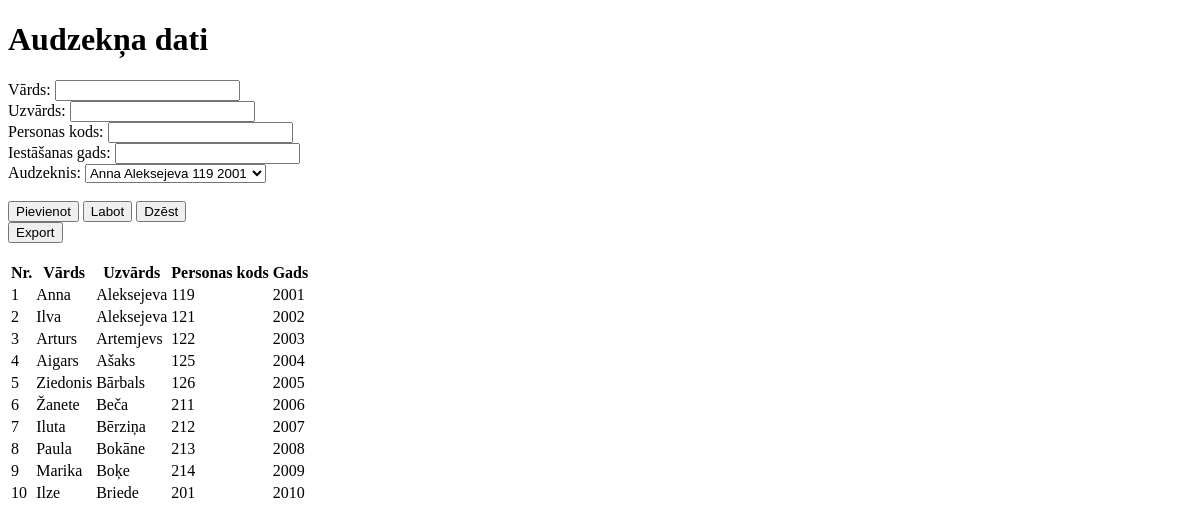
Screenshot of /Pages/students_page.php with the database file from the repository.
### tables this page shows
CREATE TABLE students(
	id_student INT AUTO_INCREMENT PRIMARY KEY,
	firstName VARCHAR(40) NOT NULL,
	lastName VARCHAR(40) NOT NULL,
	codes VARCHAR(12) NOT NULL,
	years VARCHAR(4) NOT NULL);

### services/students_service.php (called while the page is built, shortened)
<?php
    class StudentsService{
        private $table = "students";
        public function getAllStudents($conn):array{
            $sql = "SELECT * FROM ".$this->table;
            $students = array();
            $result = $conn->query($sql);
            while($row = $result->fetch_object()){
                $id = (int)$row->id_student;
                $fName = $row->firstName;
                $lName = $row->lastName;
                $code = (int)$row->codes;
                $year = (int)$row->years;
                $this->student = new Students($fName, $lName, $code,$year);
                $this->student->setID($id);
                array_push($students, $this->student);
            }
            return $students;
        }
    }
?>

### data/students.php (called while the page is built, shortened)
<?php
    class Students{
        private $firstName;
        private $lastName;
        private $codes;
        private $years;
        public function __construct($firstName, $lastName,String $codes,$years){
            $this->firstName = $firstName;
            $this->lastName = $lastName;
            $this->codes = $codes;
            $this->years = $years;
        }
        public function getFirstName(){
            return $this->firstName;
        }
        public function getLastName(){
            return $this->lastName;
        }
        public function getCodes()
        {
                return $this->codes;
        }
        public function getYears()
        {
                return $this->years;
        }
    }
?>

### Pages/students_page.php (the view, shortened to what this page needs)
<!doctype html>
<html>
    <head>
        <link rel="stylesheet" href="css/style.css" />
        <?php
         include_once('extras/includes.php');
            $studentsService = new StudentsService();
        ?>
    </head>
    <body>
            <h1>Audzekņa dati</h1>
            <form method="get">
                Vārds: <input type="text" name="fname"  /><br>
                Uzvārds: <input type="text" name="lname"  /><br>
                Personas kods: <input type="text" name="code"/> </br>
                Iestāšanas gads: <input type="text" name="year"/><br>
                Audzeknis: <select name="student" >
                    <?php
                        $students = $studentsService->getAllStudents($conn);
                        foreach($students as $s){
                            $fName = $s->getFirstName();
                            $lName = $s->getLastName();
                            $code = $s->getCodes();
                            $year = $s->getYears();
                            echo "<option>$fName $lName $code $year</option>";
                        }
                    ?>
                </select>
                <br>
                <br>
                <input type="submit" name="newStudents" value="Pievienot" />
                <input type="submit" name="editStudents" value="Labot" />
                <input type="submit" name="deleteStudents" value="Dzēst" />
            </form>
            <form method="post" action="extras/export_students.php">
             <input type="submit" name="export" class="btn btn-success" value="Export" />
            </form>
            <br>
            <table >
                <tr>
                    <th>Nr.</th>
                    <th>Vārds</th>
                    <th>Uzvārds</th>
                    <th>Personas kods</th>
                    <th>Gads</th>
                </tr>
                <?php
                    $students = $studentsService->getAllStudents($conn);
                    $i = 1;
                    foreach($students as $s){
                        $fName = $s->getFirstName();
                        $lName = $s->getLastName();
                        $code = $s->getCodes();
                        $year = $s->getYears();
                        echo "<tr>
                                <td>$i</td>
                                <td>$fName</td>
                                <td>$lName</td>
                                <td>$code</td>
                                <td>$year</td>
                            </tr>";
                        $i++;
                    }
                ?>
            </table>
    </body>
    </html>

### rows the page displays
students: firstName "Anna", lastName "Aleksejeva", codes "119", years "2001"
students: firstName "Ilva", lastName "Aleksejeva", codes "121", years "2002"
students: firstName "Arturs", lastName "Artemjevs", codes "122", years "2003"
students: firstName "Aigars", lastName "Ašaks", codes "125", years "2004"
students: firstName "Ziedonis", lastName "Bārbals", codes "126", years "2005"
students: firstName "Žanete", lastName "Beča", codes "211", years "2006"
students: firstName "Iluta", lastName "Bērziņa", codes "212", years "2007"
students: firstName "Paula", lastName "Bokāne", codes "213", years "2008"
students: firstName "Marika", lastName "Boķe", codes "214", years "2009"
students: firstName "Ilze", lastName "Briede", codes "201", years "2010"

### other values shown
form field student "Anna Aleksejeva 119 2001"
